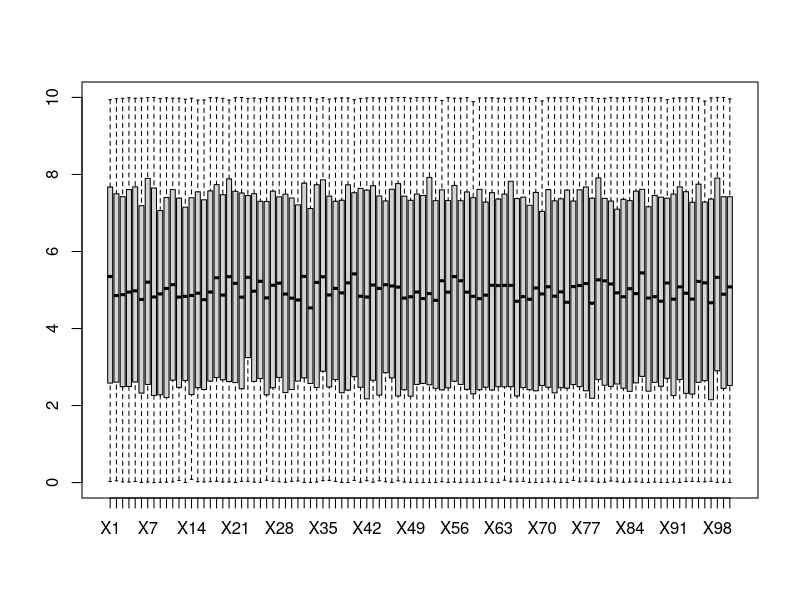
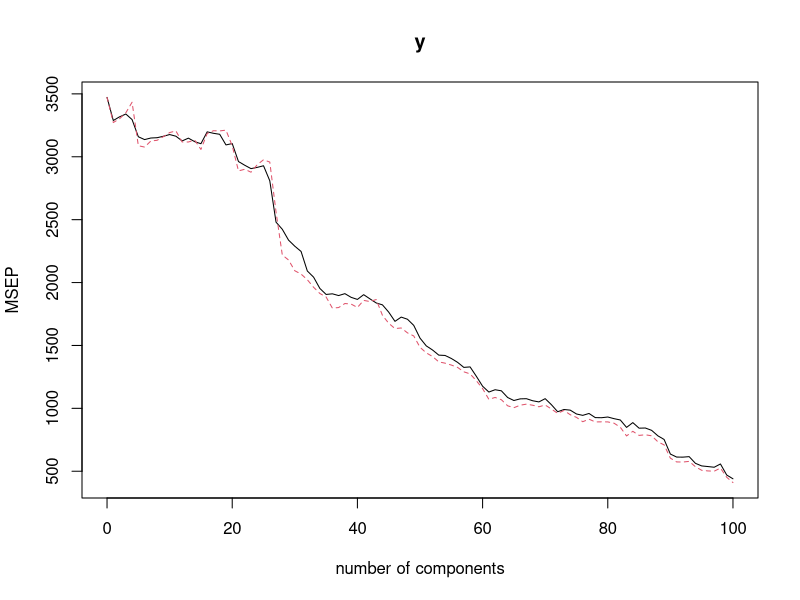
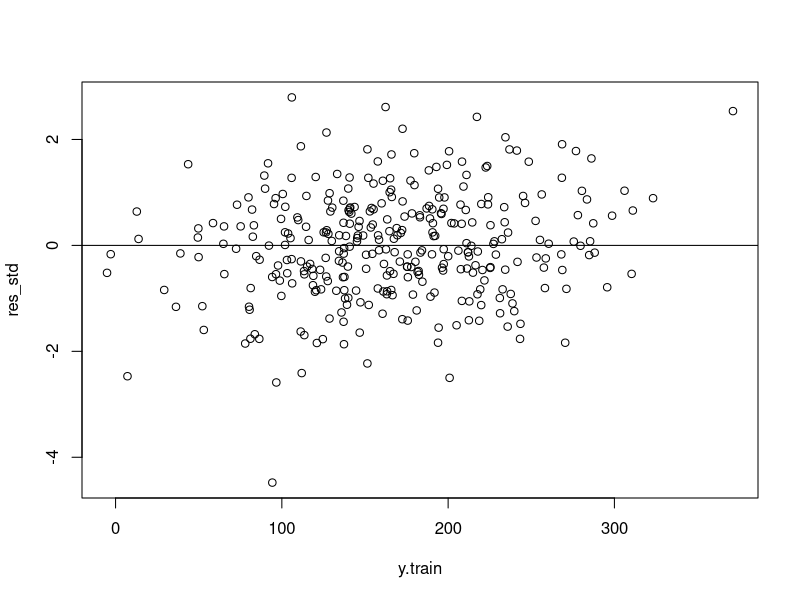
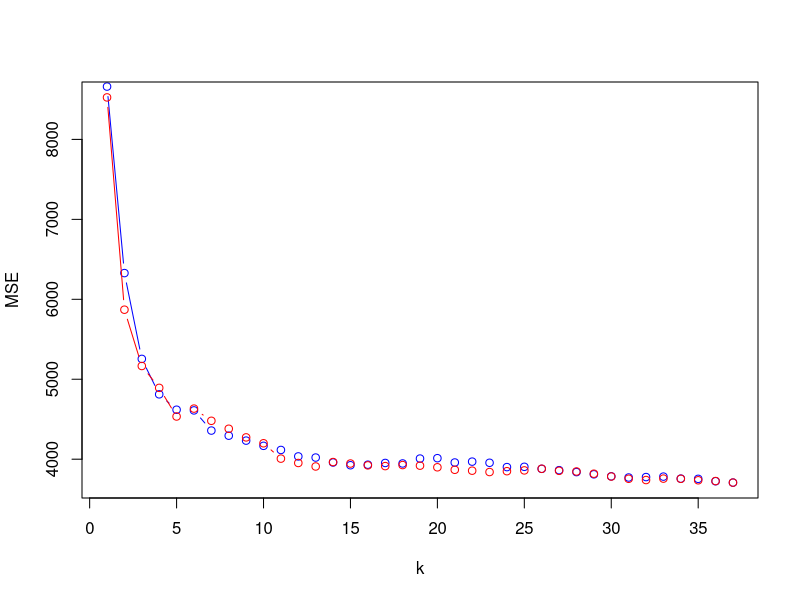
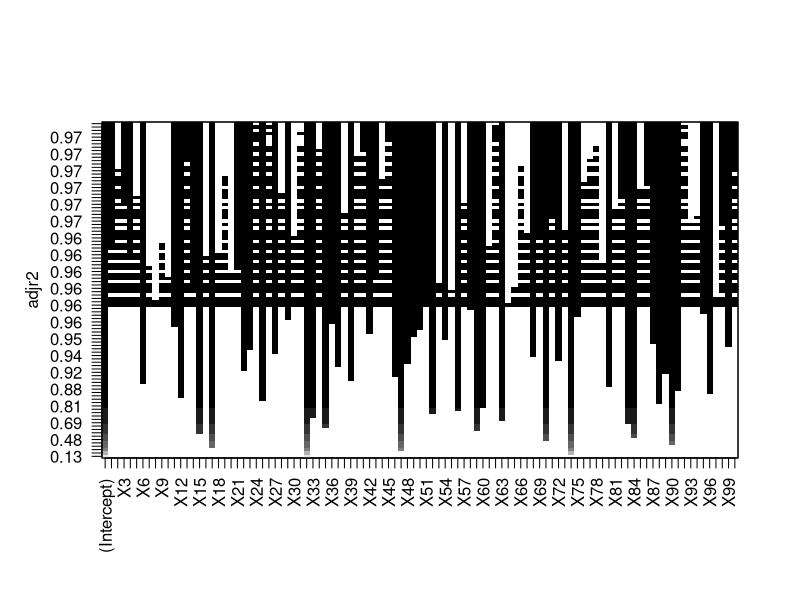
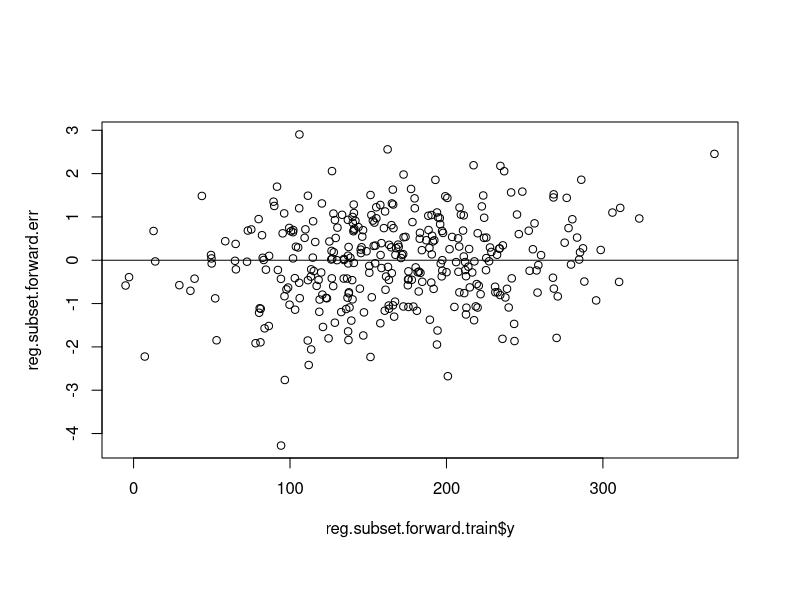
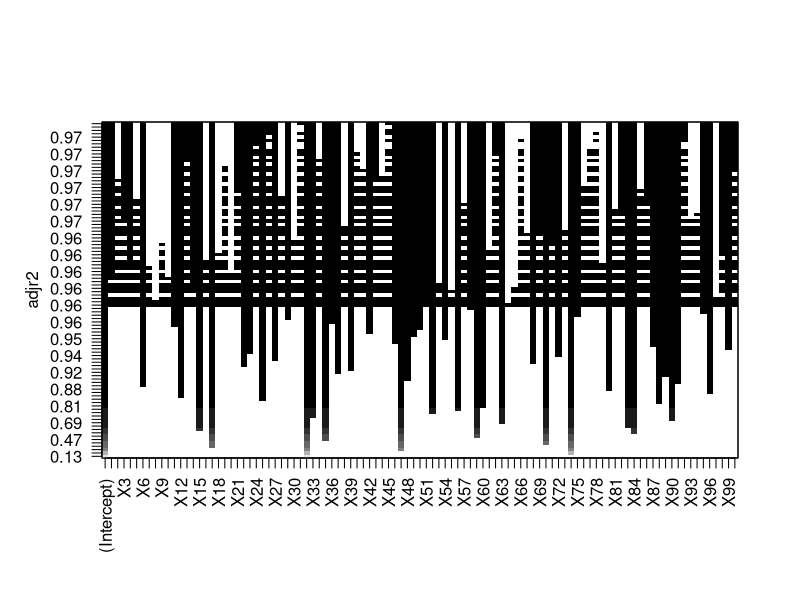
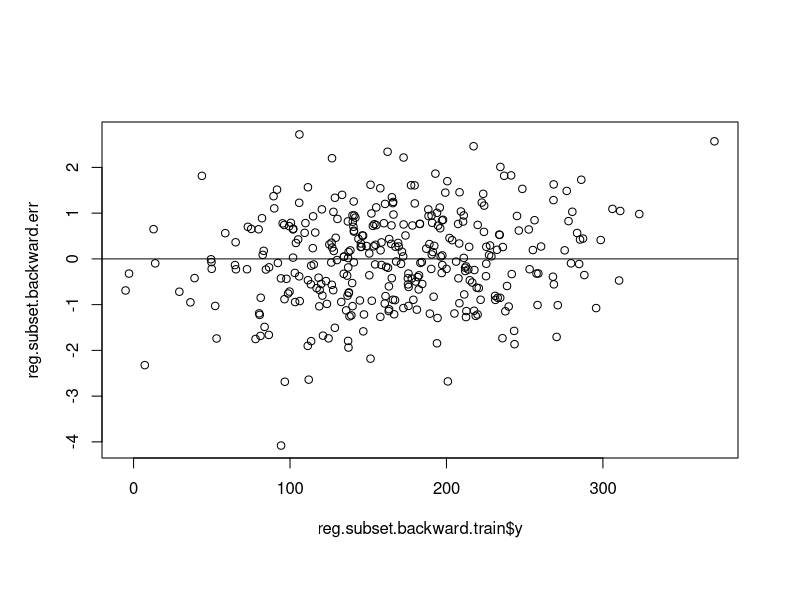

Write R code to recreate these figures, in order.
library(MASS)

reg.set <- read.table('TPN1_a22_reg_app.txt', header = TRUE)

#plot(reg.set[,1:10], reg.set$y)

#Séparation des partie train et test
train.percentage <- 2/3
n_reg <- nrow(reg.set)
n_train <- as.integer(n_reg * train.percentage)
n_test <- n_reg - n_train
set.seed(69)
id_train <- sample(n_reg, n_train)
data.train <- reg.set[id_train,]
data.test <- reg.set[-id_train,]
y.test <- reg.set[-id_train, c(101)]
y.train <- reg.set[id_train, c(101)]

#Regarder la plage des données
boxplot(as.data.frame(reg.set[1:100]))


#pca
library(pls)
pcr_model <- pcr(y~., data = data.test, validation = "CV")
validationplot(pcr_model, val.type="MSEP")#D'apr??s le graphe on constate qu'il faut toutes les variables pour obtenir le meilleur mod??le


#modele lineare#
reg.set.lm <- lm(formula = y ~., data = data.train)
summary(reg.set.lm)#On a d??j?? une p-value qui est assez petite en une R-Square assez grande
res_std <- rstandard(reg.set.lm)
plot(x = y.train, y = res_std)#Les r??sidus stadards parraissent pas mal
abline(0, 0)
pre.lm <- predict(reg.set.lm, newdata = data.test)
mse.lm <- mean((pre.lm - y.test) ^ 2)#200.176

print(mse.lm)


#On refait la regression avec les variables significatives
x.app.lm <- data.train[c(6, 11, 12, 15, 17,22, 23, 25, 27, 32, 33, 35, 37, 39, 46, 47, 48, 49, 52, 54, 56, 59, 60, 63, 68, 70, 72, 74, 79, 83, 84, 87, 88, 89, 90, 91, 96), ] 
data.test.lm <- data.test[c(6, 11, 12, 15, 17, 22, 23, 25, 27, 32, 33, 35, 37, 39, 46, 47, 48, 49, 52, 54, 56, 59, 60, 63, 68, 70, 72, 74, 79, 83, 84, 87, 88, 89, 90, 91, 96), ]
reg.set.lm.revise <- lm(formula = y~. , data = x.app.lm)
pre.lm.revise <- predict(reg.set.lm.revise, newdata = data.test.lm)
mse.lm1 <- mean((pre.lm - y.test) ^ 2)#200.176

print(mse.lm1)

#k plus proches voisins
#On utilise les variables significatives dans le modèle lineaire
library(FNN)
x.app_k <- data.train[c(6, 11, 12, 15, 17, 22, 23, 25, 27, 32, 33, 35, 37, 39, 46, 47, 48, 49, 52, 54, 56, 59, 60, 63, 68, 70, 72, 74, 79, 83, 84, 87, 88, 89, 90, 91, 96), c(-101)] 
y.app_k <- data.train[, c(101)]
x.test_k <- data.test[, c(-101)]

# Chenxin:add scale -------------------------------------------------------

x.app_k.scale <- scale(data.train[c(6, 11, 12, 15, 17, 22, 23, 25, 27, 32, 33, 35, 37, 39, 46, 47, 48, 49, 52, 54, 56, 59, 60, 63, 68, 70, 72, 74, 79, 83, 84, 87, 88, 89, 90, 91, 96), c(-101)] )
x.test_k.scale <- scale(data.test[, c(-101)])


kmin <- 10
reg.knn1 <- knn.reg(train = x.app_k, test = x.test_k, y = y.app_k, k = kmin)
mse.knn1 <- mean((reg.knn1$pred - y.test) ^ 2) #4167, trop grande
print("mse.knn1")


# Chenxin K variation & scale -----------------------------------------------------------------

knn_k_max <- 37

tmp <- sapply(1:knn_k_max, function(local_k){
  reg.knn.noscale <- knn.reg(train = x.app_k, test = x.test_k, y = y.app_k, k = local_k)
  res <- mean((reg.knn.noscale$pred - y.test) ^ 2)
  return(res)
})

tmp.scale <- sapply(1:knn_k_max, function(local_k){
  reg.knn.scale <- knn.reg(train = x.app_k.scale, test = x.test_k.scale, y = y.app_k, k = local_k)
  res.scale <- mean((reg.knn.scale$pred - y.test) ^ 2)
  return(res.scale)
})

knn_MSE_noscale <- tmp
knn_MSE_scale <- tmp.scale
#erreur global
plot(1:knn_k_max, knn_MSE_noscale, 
     type='b', col='blue',
     ylim=range(knn_MSE_scale),
     xlab='k', ylab='MSE', lty = 1, pch = 1)

lines(1:knn_k_max, knn_MSE_scale, type='b', col='red', lty = 1, pch = 1)
which.min(knn_MSE_scale)
min(knn_MSE_scale)
which.min(knn_MSE_noscale)
min(knn_MSE_noscale)

#MSE Minimal in37 3707, MSE decrease with k increase  scale make no significatif difference


# End Code Chenxin ---------------



#Subset selection
#Vu qu'il existe trop de variables, nous pourrions pas utiliser la m??thode best subset selection

#forward selection
library(leaps)
library(dplyr)
reg.selection.forward <- regsubsets(y~., data = data.train, method = "forward", nbest = 1, nvmax = 100)
summary_forward <- summary(reg.selection.forward)
plot(reg.selection.forward, scale = "adjr2")#Regarder bri??vement la plus grande adjusted R Square

rss<-data.frame(summary_forward$outmat, RSS=summary_forward$rss)
rsquare_max_forward <- summary_forward$outmat[which.max(summary_forward$adjr2),]#La ligne avec la plus grande adjr2
rsquare_max_forward[rsquare_max_forward == '*'] <- as.numeric(1)
rsquare_max_forward[rsquare_max_forward == ' '] <- as.numeric(0)
rsquare_max_forward <- as.numeric(rsquare_max_forward)#Le masque pour s??lectionner les variables
reg.subset.forward <- reg.set[c(rsquare_max_forward==1)]



n.subset.forward <- nrow(reg.subset.forward)
set.seed(69)
n.subset.forward.train <- as.integer(train.percentage * n.subset.forward)
n.subset.forward.sample <- sample(n.subset.forward, n.subset.forward.train)
reg.subset.forward.train <- reg.subset.forward[n.subset.forward.sample,]
reg.subset.forward.test <- reg.subset.forward[-n.subset.forward.sample,]
reg.subset.forward.lm <- lm(formula = y~., data = reg.subset.forward.train)
reg.subset.forward.lm.predict <- predict(reg.subset.forward.lm, newdata = reg.subset.forward.test)
reg.subset.forward.mse <- mean((reg.subset.forward.lm.predict - reg.subset.forward.test$y) ^ 2)#188.44

print(reg.subset.forward.mse)

reg.subset.forward.err <- rstandard(reg.subset.forward.lm)
plot(reg.subset.forward.train$y, reg.subset.forward.err)
abline(0, 0)

#backward selection
reg.selection.backward <- regsubsets(y~., data = data.train, method = "backward", nbest = 1, nvmax = 100)
summary_backward <- summary(reg.selection.backward)
plot(reg.selection.backward, scale = "adjr2")
#rss<-data.frame(summary_forward$outmat, RSS=summary_forward$rss)
rsquare_max_backward <- summary_backward$outmat[which.max(summary_backward$adjr2),]
rsquare_max_backward[rsquare_max_backward == '*'] <- as.numeric(1)
rsquare_max_backward[rsquare_max_backward == ' '] <- as.numeric(0)
rsquare_max_backward <- as.numeric(rsquare_max_backward)
reg.subset.backward <- reg.set[c(rsquare_max_backward==1)]

n.subset.backward <- nrow(reg.subset.backward)
set.seed(69)
n.subset.backward.train <- as.integer(train.percentage * n.subset.backward)
n.subset.backward.sample <- sample(n.subset.backward, n.subset.backward.train)
reg.subset.backward.train <- reg.subset.backward[n.subset.backward.sample,]
reg.subset.backward.test <- reg.subset.backward[-n.subset.backward.sample,]
reg.subset.backward.lm <- lm(formula = y~., data = reg.subset.backward.train)
reg.subset.backward.lm.predict <- predict(reg.subset.backward.lm, newdata = reg.subset.backward.test)
reg.subset.backward.mse <- mean((reg.subset.backward.lm.predict - reg.subset.backward.test$y) ^ 2)#186.92
reg.subset.backward.err <- rstandard(reg.subset.backward.lm)
print(reg.subset.backward.mse)
plot(reg.subset.backward.train$y, reg.subset.backward.err)
abline(0, 0)

#k-cross validation sur backward selection
#avec
Formula <- c(y~.-X2, 
             y~.-X2-X5, 
             y~.-X2-X5-X7, 
             y~.-X2-X5-X7-X8,
             y~.-X2-X5-X7-X8-X9,
             y~.-X2-X5-X7-X8-X9-X10, 
             y~.-X2-X5-X7-X8-X9-X10-X16, 
             y~.-X2-X5-X7-X8-X9-X10-X16-X18,
             y~.-X2-X5-X7-X8-X9-X10-X16-X18-X19, 
             y~.-X2-X5-X7-X8-X9-X10-X16-X18-X19-X20, 
             y~.-X2-X5-X7-X8-X9-X10-X16-X18-X19-X20-X28,
             y~.-X2-X5-X7-X8-X9-X10-X16-X18-X19-X20-X28-X30,
             y~.-X2-X5-X7-X8-X9-X10-X16-X18-X19-X20-X28-X30-X34,
             y~.-X2-X5-X7-X8-X9-X10-X16-X18-X19-X20-X28-X30-X34-X38,
             y~.-X2-X5-X7-X8-X9-X10-X16-X18-X19-X20-X28-X30-X34-X38-X40,
             y~.-X2-X5-X7-X8-X9-X10-X16-X18-X19-X20-X28-X30-X34-X38-X40-X41,
             y~.-X2-X5-X7-X8-X9-X10-X16-X18-X19-X20-X28-X30-X34-X38-X40-X41-X44,
             y~.-X2-X5-X7-X8-X9-X10-X16-X18-X19-X20-X28-X30-X34-X38-X40-X41-X44-X53,
             y~.-X2-X5-X7-X8-X9-X10-X16-X18-X19-X20-X28-X30-X34-X38-X40-X41-X44-X53-X55,
             y~.-X2-X5-X7-X8-X9-X10-X16-X18-X19-X20-X28-X30-X34-X38-X40-X41-X44-X53-X55-X57,
             y~.-X2-X5-X7-X8-X9-X10-X16-X18-X19-X20-X28-X30-X34-X38-X40-X41-X44-X53-X55-X57-X61,
             y~.-X2-X5-X7-X8-X9-X10-X16-X18-X19-X20-X28-X30-X34-X38-X40-X41-X44-X53-X55-X57-X61-X64,
             y~.-X2-X5-X7-X8-X9-X10-X16-X18-X19-X20-X28-X30-X34-X38-X40-X41-X44-X53-X55-X57-X61-X64-X65,
             y~.-X2-X5-X7-X8-X9-X10-X16-X18-X19-X20-X28-X30-X34-X38-X40-X41-X44-X53-X55-X57-X61-X64-X65-X66,
             y~.-X2-X5-X7-X8-X9-X10-X16-X18-X19-X20-X28-X30-X34-X38-X40-X41-X44-X53-X55-X57-X61-X64-X65-X66-X67,
             y~.-X2-X5-X7-X8-X9-X10-X16-X18-X19-X20-X28-X30-X34-X38-X40-X41-X44-X53-X55-X57-X61-X64-X65-X66-X67-X73,
             y~.-X2-X5-X7-X8-X9-X10-X16-X18-X19-X20-X28-X30-X34-X38-X40-X41-X44-X53-X55-X57-X61-X64-X65-X66-X67-X73-X76,
             y~.-X2-X5-X7-X8-X9-X10-X16-X18-X19-X20-X28-X30-X34-X38-X40-X41-X44-X53-X55-X57-X61-X64-X65-X66-X67-X73-X76-X77,
             y~.-X2-X5-X7-X8-X9-X10-X16-X18-X19-X20-X28-X30-X34-X38-X40-X41-X44-X53-X55-X57-X61-X64-X65-X66-X67-X73-X76-X77-X78,
             y~.-X2-X5-X7-X8-X9-X10-X16-X18-X19-X20-X28-X30-X34-X38-X40-X41-X44-X53-X55-X57-X61-X64-X65-X66-X67-X73-X76-X77-X78-X79,
             y~.-X2-X5-X7-X8-X9-X10-X16-X18-X19-X20-X28-X30-X34-X38-X40-X41-X44-X53-X55-X57-X61-X64-X65-X66-X67-X73-X76-X77-X78-X79-X81,
             y~.-X2-X5-X7-X8-X9-X10-X16-X18-X19-X20-X28-X30-X34-X38-X40-X41-X44-X53-X55-X57-X61-X64-X65-X66-X67-X73-X76-X77-X78-X79-X81-X85,
             y~.-X2-X5-X7-X8-X9-X10-X16-X18-X19-X20-X28-X30-X34-X38-X40-X41-X44-X53-X55-X57-X61-X64-X65-X66-X67-X73-X76-X77-X78-X79-X81-X85-X93,
             y~.-X2-X5-X7-X8-X9-X10-X16-X18-X19-X20-X28-X30-X34-X38-X40-X41-X44-X53-X55-X57-X61-X64-X65-X66-X67-X73-X76-X77-X78-X79-X81-X85-X93-X97
)
K <- 10
fold <- sample(K, n_train, replace = TRUE)
CV <- rep(0, 10)
for (i in (1:10)){
  for (k in (1:K)){
    reg.cross<-lm(Formula[[i]],data=reg.set[fold!=k,])
    pred.cross <- predict(reg.cross, newdata=reg.set[fold == k,])
    CV[i]<-CV[i]+ sum((reg.set$y[fold==k]-pred.cross)^2)
  }
  CV[i]<-CV[i] / n_reg
}
CV.min = min(CV)#181

#Puisque la m??thode backward selection est mieux, 
#nous utilisons le regroupement des variables pour refaire k plus proches voisins
reg.knn2 <- knn.reg(train = reg.subset.backward.train[, c(-66)], test = reg.subset.backward.test[, c(-66)], y = reg.subset.backward.train[,c(66)], k = kmin)
mse.knn2 <- mean((reg.knn2$pred - y.test) ^ 2)#2226

#Préparation de données pour Ridge et Lasso
library(glmnet)
x<-model.matrix(y~.,reg.set)
y<-reg.set$y
data.train.regu <- x[id_train,]
y.train.regu <- y[id_train]
data.test.regu <- x[-id_train,]
y.test.regu <- y[-id_train]

#Ridge regression
cv.out.ridge <- cv.glmnet(data.train.regu, y.train.regu, alpha = 0)
plot(cv.out.ridge)
fit.ridge <- glmnet(data.train.regu, y.train.regu, lambda = cv.out.ridge$lambda.min, alpha = 0)
ridge.predict <- predict(fit.ridge, s = cv.out.ridge$lambda.min, newx = data.test.regu)
mse.ridge <- mean((ridge.predict - y.test.regu) ^ 2)#200.44
print(mse.ridge)
#lasso
cv.out.lasso <- cv.glmnet(data.train.regu, y.train.regu, alpha = 1)
plot(cv.out.lasso)
fit.lasso <- glmnet(data.train.regu, y.train.regu, lambda = cv.out.lasso$lambda.min, alpha = 1)
lasso.predict <- predict(fit.lasso, s = cv.out.lasso$lambda.min, newx = data.test.regu)
mse.lasso <- mean((lasso.predict - y.test.regu) ^ 2)#178
print(mse.lasso)



# Summmary ----------------------------------------------------------------

print(mse.lm)
print(mse.lm1)
print(mse.knn2)
print(reg.subset.backward.mse)
print(reg.subset.forward.mse)
print(mse.ridge)
print(mse.lasso)


# End Summary -------------------------------------------------------------




regresseur <- function(dataset) {
  #load("env.Rdata")
  library(glmnet)
  train.percentage <- 2/3
  n_reg <- nrow(reg.set)
  n_train <- as.integer(n_reg * train.percentage)
  n_test <- n_reg - n_train
  set.seed(69)
  id_train <- sample(n_reg, n_train)
  
  
  x<-model.matrix(y~.,reg.set)
  y<-reg.set$y
  data.train.regu <- x[id_train,]
  y.train.regu <- y[id_train]
  data.test.regu <- x[-id_train,]
  y.test.regu <- y[-id_train]
  
  
  cv.out.lasso <- cv.glmnet(data.train.regu, y.train.regu, alpha = 1)
  plot(cv.out.lasso)
  fit.lasso <- glmnet(data.train.regu, y.train.regu, lambda = cv.out.lasso$lambda.min, alpha = 1)
  predictions <- predict(fit.lasso, s = cv.out.lasso$lambda.min, newx = data.test.regu)
  mse.lasso <- mean((predictions - y.test.regu) ^ 2)#178
  print("La MSE est:")
  print(mse.lasso)
  return(predictions)
}
pred <- regresseur(reg.set)
